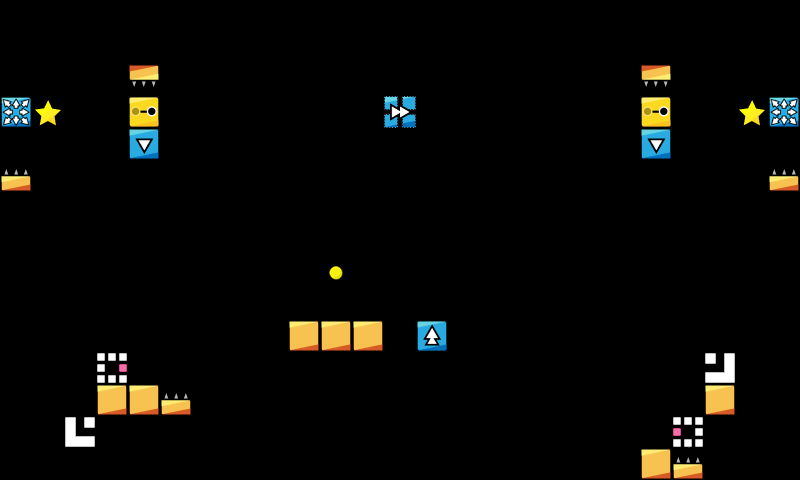

This game map was drawn from its Tiled (.tmx) file and the tilesets committed beside it. A one-line description and the trimmed map source follow:
An orthogonal 25x15 tile map with 32x32 px tiles, 1 tile layer (map).

<map version="1.0" orientation="orthogonal" renderorder="right-down" width="25" height="15" tilewidth="32" tileheight="32" nextobjectid="7">
 <tileset firstgid="1" name="map_tiles" tilewidth="32" tileheight="32">
  <image source="../../img/map_tiles.png" width="480" height="480" />
 </tileset>
 <layer name="map" width="25" height="15">
  <data>[375 cells, 28 non-empty, 13 distinct tile ids]</data>
 </layer>
 <objectgroup name="Object Layer 1" />
</map>
